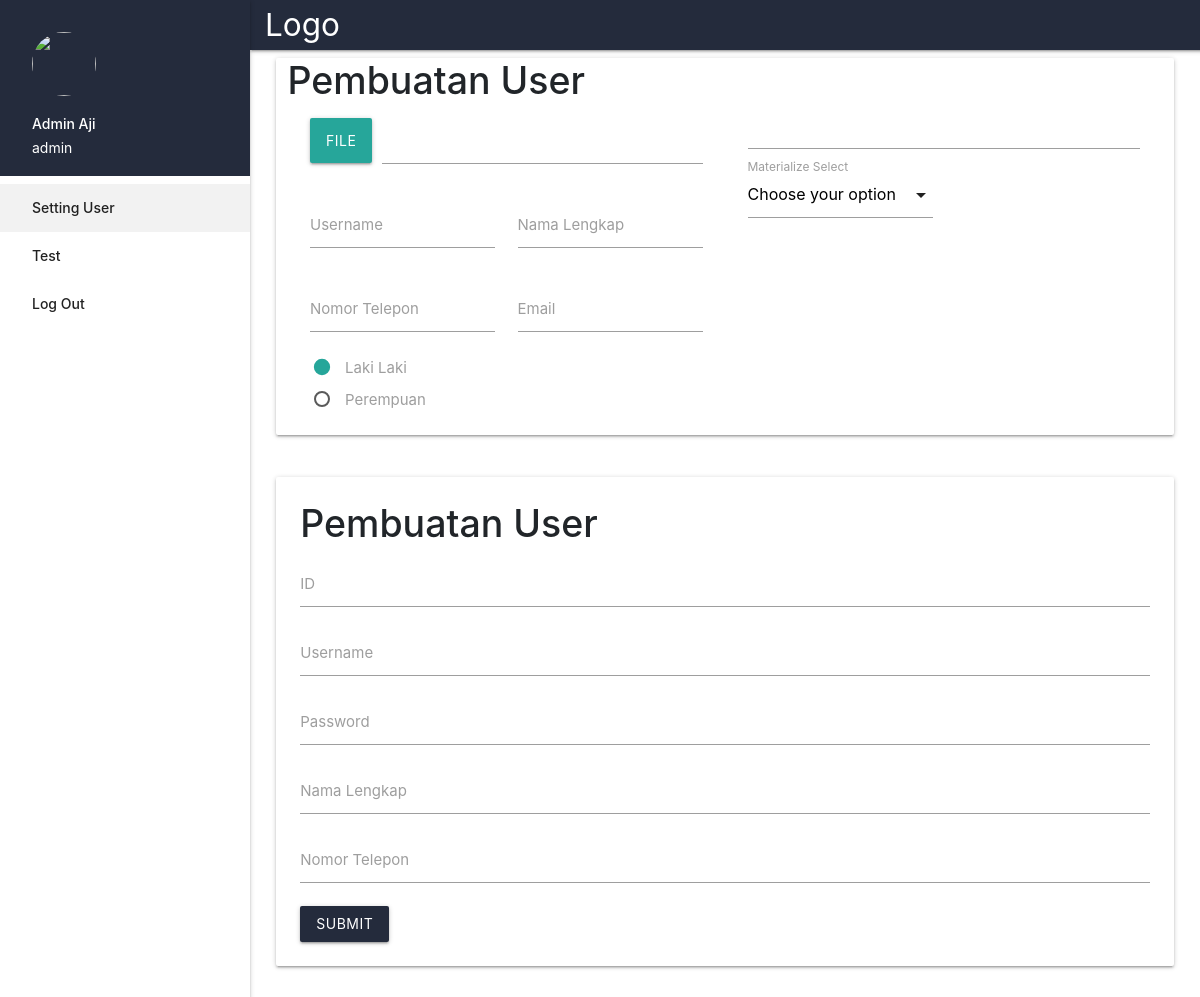
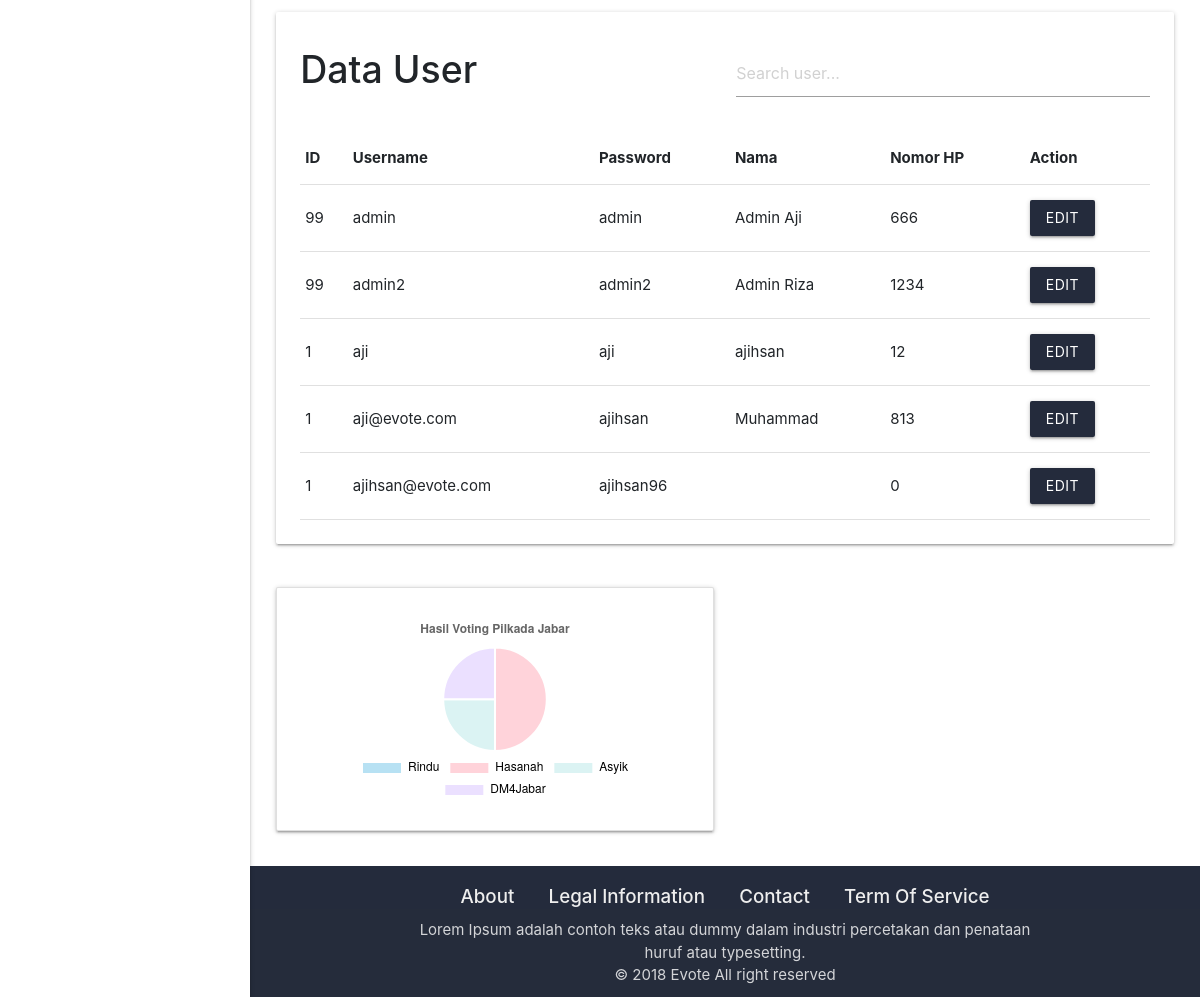
Page /page_admin.php (signed in) on the committed database (2 pictures, top to bottom).
### tables this page shows
CREATE TABLE `user` (
  `id` int(2) NOT NULL DEFAULT '1',
  `username` varchar(34) NOT NULL,
  `password` varchar(16) NOT NULL,
  `nama` varchar(34) NOT NULL,
  `nomor` int(18) NOT NULL
);

### sessionAdmin.php (called while the page is built, shortened)
<?php
   include('config.php');
   $user_check = $_SESSION['login_user'];
   $ses_sql = mysqli_query($db,"select * from user where id = '$user_check' ");
   $row = mysqli_fetch_array($ses_sql,MYSQLI_ASSOC);
   $login_session = $row['username'];
   $nama_user = $row['nama'];
?>

### inputUser.php (called while the page is built, shortened)
<?php
include('sessionAdmin.php');
?>

### page_admin.php (the view, shortened to what this page needs)
<?php
include('inputUser.php');
?>
<!DOCTYPE html>
<html>
  <head>
    <link type="text/css" rel="stylesheet" href="css/bootstrap.css"  media="screen,projection"/>
    <link type="text/css" rel="stylesheet" href="css/materialize.css"  media="screen,projection"/>
    <link type="text/css" rel="stylesheet" href="css/custom.css"  media="screen,projection"/>
  </head>
  <body>
    <header>
      <ul id="slide-out" class="sidenav sidenav-fixed">
        <li>
          <div class="user-view">
            <div class="background blueblack" >
            </div>
            <a href="#user"><img class="circle" src="img/riza.jpg"></a>
            <a href="#name"><span class="white-text name"><?php echo $nama_user; ?></span></a>
            <a href="#email"><span class="white-text email"><?php echo $login_session; ?></span></a>
          </div></li>
          <li class="active"><a class="waves-effect" href="#settinguser">Setting User</a></li>
          <li><a class="waves-effect"href="#test">Test</a></li>
          <li><a id="logout" href="logout.php">Log Out</a></li>
      </ul>
    </header>
    <main>
        <div class="navbar-fixed">
          <nav>
            <div class="container-fluid">
              <a href="#" class="brand-logo">Logo</a>
            </div>
          </nav>
        </div>
      <div class="container-fluid" id="settinguser">
        <div class="row">
          <div class="col s12">
            <div class="card-panel col s12">
              <span class="h1"> Pembuatan User</span>
              <div class="card-content white-text">
                <form action="" method="post">
                  <div class="col s6">
                    <div class="col s12">
                      <div class="file-field input-field">
                        <div class="btn">
                          <span>File</span>
                        </div>
                        <div class="file-path-wrapper">
                          <input class="file-path validate" type="text">
                        </div>
                      </div>
                    </div>
                    <div class="col s6">
                      <div class="input-field">
                        <input id="username" type="text" name="username" class="validate">
                        <label for="username">Username</label>
                      </div>
                    </div>
                    <div class="col s6">
                      <div class="input-field">
                        <input id="nama" type="text" name="nama" class="validate">
                        <label for="nama">Nama Lengkap</label>
                      </div>
                    </div>
                    <div class="col s6">
                      <div class="input-field">
                        <input id="nomor" type="number" name="nomor" class="validate">
                        <label for="nomor">Nomor Telepon</label>
                      </div>
                    </div>
                    <div class="col s6">
                      <div class="input-field">
                        <input id="email" type="email" name="email" class="validate">
                        <label for="email">Email</label>
                      </div>
                    </div>
                    <div class="col s6 inline">
                      <p class="">
                       <label>
                         <span>Laki Laki</span>
                       </label>
                       <label>
                         <span>Perempuan</span>
                       </label>
                     </p>
                    </div>
                  </div>
                  <div class="col s6">
                    <div class="col s12">
                      <input type="text" class="datepicker">
                    </div>
                    <div class="col s6">
                      <div class="input-field">
                        <label>Materialize Select</label>
                      </div>
                    </div>
                  </div>
                </form>
              </div>
            </div>
          </div>
        </div>
        <div class="row">
          <div class="col s12 m6">
            <div class="card-panel">
              <span class="h1">Pembuatan User</span>
              <div class="card-content white-text">
                <form action="" method="post">
                <div class="input-field">
                  <input id="id" type="number" name="id" class="validate">
                  <label for="id">ID</label>
                </div>
              <div class="input-field">
                <input id="username" type="text" name="username" class="validate">
                <label for="username">Username</label>
              </div>
              <div class="input-field">
                <input id="password" type="password" name="password" class="validate">
                <label for="password">Password</label>
              </div>
              <div class="input-field">
                <input id="nama" type="text" name="nama" class="validate">
                <label for="nama">Nama Lengkap</label>
              </div>
              <div class="input-field">
                <input id="nomor" type="number" name="nomor" class="validate">
                <label for="nomor">Nomor Telepon</label>
              </div>
                <button class="btn waves-effect waves-light" type="submit" name="submit" style="background-color: #242b3c">Submit</button>
              </div>
            </div>
          </div>
        </div>
        <div class="row">
          <div class="col s12">
            <div class="card-panel">
              <div class="row">
                <div class="col s6 valign-wrapper">
                  <span class="h1">Data User</span>
                </div>
                <div class="col s6">
                  <div class="input-field">
                    <input id="search" type="search" placeholder="Search user...">
                  </div>
                </div>
              </div>
                <table>
                  <thead>
                    <tr>
                        <th>ID</th>
                        <th>Username</th>
                        <th>Password</th>
                        <th>Nama</th>
                        <th>Nomor HP</th>
                        <th>Action</th>
                    </tr>
                  </thead>
                  <tbody>
                    <?php
                    $sqlShow = mysqli_query($db,"SELECT * FROM user");
                    while($dataUser = mysqli_fetch_array($sqlShow,MYSQLI_ASSOC))
                    {
                    echo "<tr>";
                    echo "<td>" . $dataUser['id'] . "</td>";
                    echo "<td>" . $dataUser['username'] . "</td>";
                    echo "<td>" . $dataUser['password'] . "</td>";
                    echo "<td>" . $dataUser['nama'] . "</td>";
                    echo "<td>" . $dataUser['nomor'] . "</td>";
                    echo '<td><a class="waves-effect waves-light btn modal-trigger blueblack" href="#modal1">Edit</a></td>';
                    }
                    ?>
                    </tr>
                  </tbody>
                </table>
            </div>
          </div>
        </div>
      </div>
      <div class="container-fluid">
        <div class="row">
          <div class="col s6">
            <div class="card">
              <div class="card-content black-text">
                <div class="chart-responsive">
                  <canvas id="myChart" height="150"></canvas>
                  <script type="text/javascript">
                    var ctx = document.getElementById('myChart').getContext('2d');
                    var myChart = new Chart (ctx,{
                      type:'pie',
                      data:{
                        labels:  ["Rindu", "Hasanah", "Asyik", "DM4Jabar"],
                        datasets:[{
                          label: "# of votes",
                          <?php
                          $sqlHasil = mysqli_query($db,"SELECT SUM(CASE WHEN id_paslon = 1 THEN 1 ELSE 0 END) AS HASIL_1,
                                      SUM(CASE WHEN id_paslon = 2 THEN 1 ELSE 0 END) AS HASIL_2,
                                      SUM(CASE WHEN id_paslon = 3 THEN 1 ELSE 0 END) AS HASIL_3,
                                      SUM(CASE WHEN id_paslon = 4 THEN 1 ELSE 0 END) AS HASIL_4
                                      FROM hasil_voting");
                          while ($dataHasil = mysqli_fetch_array($sqlHasil, MYSQLI_ASSOC)) {
                          echo 'data: ['. $dataHasil['HASIL_1'] .','. $dataHasil['HASIL_2'] .','. $dataHasil['HASIL_3'] .','. $dataHasil['HASIL_4'] .'],';
                          }
                          ?>
                          backgroundColor:[
                          'rgba(135, 206, 235, 0.6)',
                          'rgba(255, 182, 193, 0.6)',
                          'rgba(75, 192, 192, 0.2)',
                          'rgba(153, 102, 255, 0.2)'
                        ],
                        }]
                      },
                      options: {
                        title:{
                        display:true,
                        text:'Hasil Voting Pilkada Jabar',
                        textSize:25
                      },
                      legend:{
                        position:'bottom',
                        labels:{
                          fontColor:'#000'
                        }
                      }
                      }
                    });
                  </script>
                </div>
              </div>
            </div>
          </div>
          <div class = "col s6">
          </div>
        </div>
      </div>
    </main>
    <footer class="page-footer blueblack">
      <div class="container-fluid">
              <div class="col s12 center">
                <a class="h5 grey-text text-lighten-3 col s3" href="#!">About</a>
                <a class="h5 grey-text text-lighten-3 col s3" href="#!">Legal Information</a>
                <a class="h5 grey-text text-lighten-3 col s3" href="#!">Contact</a>
                <a class="h5 grey-text text-lighten-3 col s3" href="#!">Term Of Service</a>
              </div>
          </div>
          <div class="footer-copyright blueblack lighten-3">
            <div class="container center">
            Lorem Ipsum adalah contoh teks atau dummy dalam industri percetakan dan penataan huruf atau typesetting.<br> © 2018 Evote All right reserved
            </div>
          </div>
    </footer>
  </body>
</html>

### css/custom.css (style rules this page uses)
header, main, footer { padding-left: 250px; }
nav { color: #fff; background-color: #242b3c; width: 100%; height: 50px; line-height: 50px; }
.navbar-fixed { position: relative; height: 50px; z-index: 997; }
.navbar-fixed nav { position: fixed; }
@media only screen and (min-width: 601px) { nav, nav .nav-wrapper i, nav a.sidenav-trigger, nav a.sidenav-trigger i { height: 50px; line-height: 50px; } }
@media only screen and (min-width: 601px) { .navbar-fixed { height: 50px; } }
.sidenav { position: fixed; width: 250px; left: 0; top: 0; margin: 0; -webkit-transform: translateX(-100%); transform: translateX(-100%); height: 100%; height: calc(100% + 60px); height: -moz-calc(100%); padding-bottom: 60px; background-color: #fff; z-index: 999; overflow-y: auto; will-change: transform; -webkit-backface-visibility: hidden; backface-visibility: hidden; -webkit-transform: translateX(-105%); transform: translateX(-105%); }
.blueblack { background-color: #242b3c }

### rows in the picture
user: nama "Admin Aji", username "admin", id "99", password "admin", nomor "666"
user: id "99", username "admin2", password "admin2", nama "Admin Riza", nomor "1234"
user: id "1", username "aji", password "aji", nama "ajihsan", nomor "12"
user: id "1", username "aji@evote.com", password "ajihsan", nama "Muhammad", nomor "813"
user: id "1", username "ajihsan@evote.com", password "ajihsan96", nomor "0"

### other values in the picture
chart data {{ $dataHasil['HASIL_1'] }} 0
chart data {{ $dataHasil['HASIL_2'] }} 2
chart data {{ $dataHasil['HASIL_3'] }} 1
chart data {{ $dataHasil['HASIL_4'] }} 1
